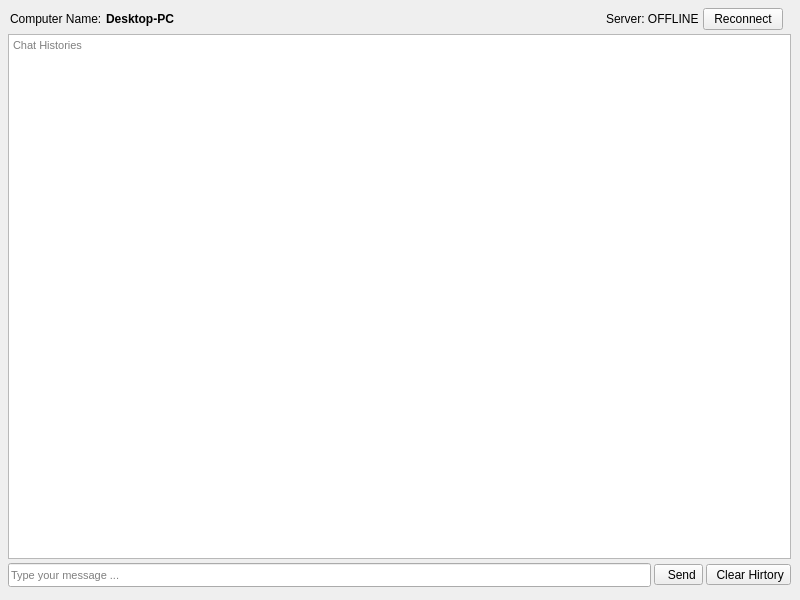
<?xml version="1.0" encoding="UTF-8"?>
<ui version="4.0">
 <class>chatWidget</class>
 <widget class="QWidget" name="chatWidget">
  <property name="geometry">
   <rect>
    <x>0</x>
    <y>0</y>
    <width>800</width>
    <height>600</height>
   </rect>
  </property>
  <property name="windowTitle">
   <string>Widget</string>
  </property>
  <widget class="QWidget" name="vertLayoutWidget">
   <property name="geometry">
    <rect>
     <x>-1</x>
     <y>-1</y>
     <width>801</width>
     <height>601</height>
    </rect>
   </property>
   <layout class="QVBoxLayout" name="vertLayout" stretch="0,0">
    <property name="spacing">
     <number>4</number>
    </property>
    <property name="leftMargin">
     <number>9</number>
    </property>
    <property name="topMargin">
     <number>9</number>
    </property>
    <property name="rightMargin">
     <number>9</number>
    </property>
    <property name="bottomMargin">
     <number>9</number>
    </property>
    <item>
     <layout class="QVBoxLayout" name="verticalLayout">
      <property name="rightMargin">
       <number>0</number>
      </property>
      <item>
       <layout class="QHBoxLayout" name="horzServer">
        <property name="spacing">
         <number>4</number>
        </property>
        <property name="leftMargin">
         <number>2</number>
        </property>
        <property name="rightMargin">
         <number>8</number>
        </property>
        <item>
         <widget class="QLabel" name="label">
          <property name="text">
           <string>Computer Name:</string>
          </property>
          <property name="textInteractionFlags">
           <set>Qt::NoTextInteraction</set>
          </property>
         </widget>
        </item>
        <item>
         <widget class="QLabel" name="labelHost">
          <property name="font">
           <font>
            <weight>75</weight>
            <bold>true</bold>
           </font>
          </property>
          <property name="frameShape">
           <enum>QFrame::NoFrame</enum>
          </property>
          <property name="frameShadow">
           <enum>QFrame::Plain</enum>
          </property>
          <property name="text">
           <string>Desktop-PC</string>
          </property>
          <property name="scaledContents">
           <bool>true</bool>
          </property>
          <property name="textInteractionFlags">
           <set>Qt::LinksAccessibleByMouse|Qt::TextSelectableByMouse</set>
          </property>
         </widget>
        </item>
        <item>
         <spacer name="horizontalSpacer">
          <property name="orientation">
           <enum>Qt::Horizontal</enum>
          </property>
          <property name="sizeHint" stdset="0">
           <size>
            <width>40</width>
            <height>20</height>
           </size>
          </property>
         </spacer>
        </item>
        <item>
         <widget class="QLabel" name="labelState">
          <property name="maximumSize">
           <size>
            <width>18</width>
            <height>18</height>
           </size>
          </property>
          <property name="text">
           <string/>
          </property>
          <property name="pixmap">
           <pixmap resource="../bitcoin.qrc">:/icons/disconnected</pixmap>
          </property>
          <property name="scaledContents">
           <bool>true</bool>
          </property>
          <property name="alignment">
           <set>Qt::AlignLeading|Qt::AlignLeft|Qt::AlignVCenter</set>
          </property>
          <property name="buddy">
           <cstring></cstring>
          </property>
         </widget>
        </item>
        <item>
         <widget class="QLabel" name="labelStateText">
          <property name="text">
           <string>Server: OFFLINE</string>
          </property>
         </widget>
        </item>
        <item>
         <widget class="QPushButton" name="connButton">
          <property name="minimumSize">
           <size>
            <width>0</width>
            <height>0</height>
           </size>
          </property>
          <property name="maximumSize">
           <size>
            <width>16777215</width>
            <height>16777215</height>
           </size>
          </property>
          <property name="toolTip">
           <string>Try connect to chat server</string>
          </property>
          <property name="text">
           <string>  Reconnect  </string>
          </property>
          <property name="iconSize">
           <size>
            <width>18</width>
            <height>18</height>
           </size>
          </property>
         </widget>
        </item>
       </layout>
      </item>
      <item>
       <widget class="QTextEdit" name="txtReceive">
        <property name="minimumSize">
         <size>
          <width>70</width>
          <height>26</height>
         </size>
        </property>
        <property name="font">
         <font>
          <family>MS Shell Dlg 2</family>
          <pointsize>8</pointsize>
         </font>
        </property>
        <property name="readOnly">
         <bool>true</bool>
        </property>
        <property name="placeholderText">
         <string>Chat Histories</string>
        </property>
       </widget>
      </item>
     </layout>
    </item>
    <item>
     <layout class="QHBoxLayout" name="horzLayout" stretch="0,0,0">
      <property name="spacing">
       <number>3</number>
      </property>
      <property name="sizeConstraint">
       <enum>QLayout::SetDefaultConstraint</enum>
      </property>
      <property name="leftMargin">
       <number>0</number>
      </property>
      <property name="topMargin">
       <number>0</number>
      </property>
      <property name="rightMargin">
       <number>0</number>
      </property>
      <property name="bottomMargin">
       <number>4</number>
      </property>
      <item>
       <widget class="QLineEdit" name="txtSend">
        <property name="minimumSize">
         <size>
          <width>0</width>
          <height>24</height>
         </size>
        </property>
        <property name="font">
         <font>
          <family>MS Shell Dlg 2</family>
          <pointsize>8</pointsize>
         </font>
        </property>
        <property name="placeholderText">
         <string>Type your message ...</string>
        </property>
        <property name="clearButtonEnabled">
         <bool>true</bool>
        </property>
       </widget>
      </item>
      <item>
       <widget class="QToolButton" name="sendButton">
        <property name="minimumSize">
         <size>
          <width>0</width>
          <height>0</height>
         </size>
        </property>
        <property name="toolTip">
         <string>Send chat message</string>
        </property>
        <property name="text">
         <string>  Send</string>
        </property>
        <property name="icon">
         <iconset resource="../bitcoin.qrc">
          <normaloff>:/icons/sendchat</normaloff>:/icons/sendchat</iconset>
        </property>
        <property name="iconSize">
         <size>
          <width>16</width>
          <height>16</height>
         </size>
        </property>
        <property name="toolButtonStyle">
         <enum>Qt::ToolButtonTextBesideIcon</enum>
        </property>
       </widget>
      </item>
      <item>
       <widget class="QToolButton" name="clearButton">
        <property name="minimumSize">
         <size>
          <width>0</width>
          <height>0</height>
         </size>
        </property>
        <property name="toolTip">
         <string>Clear all chat histories</string>
        </property>
        <property name="text">
         <string> Clear Hirtory</string>
        </property>
        <property name="icon">
         <iconset resource="../bitcoin.qrc">
          <normaloff>:/icons/remove</normaloff>:/icons/remove</iconset>
        </property>
        <property name="iconSize">
         <size>
          <width>16</width>
          <height>16</height>
         </size>
        </property>
        <property name="toolButtonStyle">
         <enum>Qt::ToolButtonTextBesideIcon</enum>
        </property>
       </widget>
      </item>
     </layout>
    </item>
   </layout>
  </widget>
 </widget>
 <resources>
  <include location="../bitcoin.qrc"/>
 </resources>
 <connections/>
</ui>
